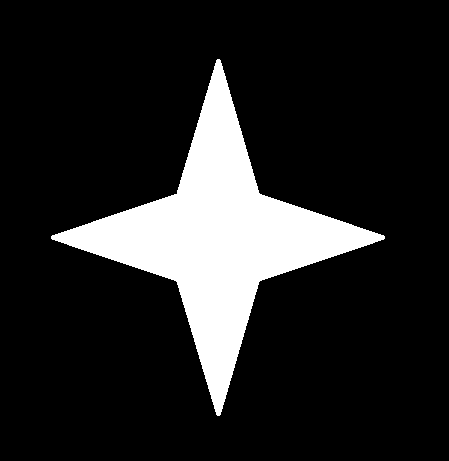
#> input picture images/star2.png, 449 x 461 px
$ jupyter execute Contours_More_Fuctions.ipynb
#> lines starting #> are read from the running program, lines starting #| are printed output that depends on the picture; after the words box and inside, x2 and y2 are one past the last pixel; in counts of white or black regions, pixels touching at a corner belong together; long printed decimals are rounded
Import libraries

[cell 1]
import cv2 as cv
import numpy as np
from matplotlib import pyplot as plt

1. Convexity Defects

[cell 2]
img = cv.imread('../../images/star2.png')
#> img is the input picture: shape (461, 449, 3); 14.7% white; 1 white region, box (x1, y1, x2, y2) and area: (51, 59, 385, 416) 30449
assert img is not None, "file could not be read, check with os.path.exists()"
img_gray = cv.cvtColor(img,cv.COLOR_BGR2GRAY)
#> img_gray: shape (461, 449); 14.7% white; 1 white region
ret,thresh = cv.threshold(img_gray, 127, 255,0)
contours,hierarchy = cv.findContours(thresh,2,1)
#> contours = 1 contour; box (x1, y1, x2, y2) and area: (51, 59, 385, 416) 29926
cnt = contours[0]
#> cnt = contour of 1045 points, box (x1, y1, x2, y2) (51, 59, 385, 416), area 29926
hull = cv.convexHull(cnt,returnPoints = False)
#> hull = [1043, 1042, 784, 782, 524, 523, 521, 520, 262, 260, 1, 0]
defects = cv.convexityDefects(cnt,hull)
#> defects = [[1, 260, 134, 16003], [262, 520, 388, 15828], [524, 782, 656, 15920], [784, 1042, 910, 15920]]
for i in range(defects.shape[0]):
 s,e,f,d = defects[i,0]
 start = tuple(cnt[s][0])
 end = tuple(cnt[e][0])
 far = tuple(cnt[f][0])
 cv.line(img,start,end,[0,255,0],2)
 cv.circle(img,far,5,[0,0,255],-1)
#> this loop made 4 passes
#> (s, e, f, d, start, end, far) on passes 1 to 4: (1, 260, 134, 16003, (216, 60), (51, 236), (177, 193)), (262, 520, 388, 15828, (51, 238), (216, 414), (177, 282)), (524, 782, 656, 15920, (220, 414), (384, 238), (258, 282)), (784, 1042, 910, 15920, (384, 236), (220, 60), (258, 192))
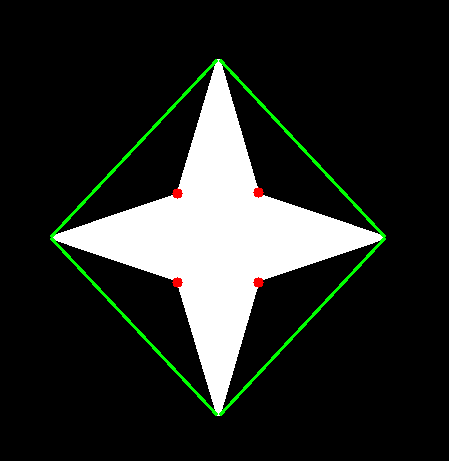
#> img: shape (461, 449, 3); 1.64% of pixels changed, all inside (x1, y1, x2, y2) = (50, 59, 386, 416)
plt.imshow(cv.cvtColor(img, cv.COLOR_BGR2RGB))
plt.title('Image'), plt.axis('off')
plt.show()

[cell 3]
img1 = cv.imread('../../images/star2.png', cv.IMREAD_GRAYSCALE)
img2 = cv.imread('../../images/star3.png', cv.IMREAD_GRAYSCALE)
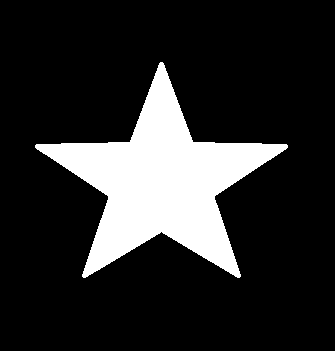
#> input picture images/star3.png, 335 x 351 px
#> img2: shape (351, 335); 17.1% white; 1 white region, box (x1, y1, x2, y2) and area: (35, 62, 288, 278) 20095
img3 = cv.imread('../../images/lightning.png',cv.IMREAD_GRAYSCALE)
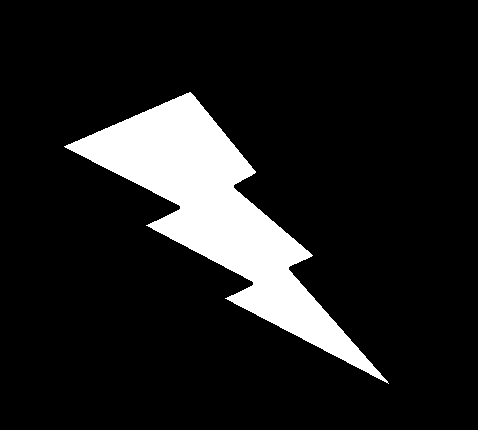
#> input picture images/lightning.png, 478 x 430 px
#> img3: shape (430, 478); 11.9% white; 1 white region

assert img1 is not None, "file could not be read, check with os.path.exists()"
assert img2 is not None, "file could not be read, check with os.path.exists()"
assert img3 is not None, "file could not be read, check with os.path.exists()"

ret, thresh = cv.threshold(img1, 127, 255,0)
ret, thresh2 = cv.threshold(img2, 127, 255,0)
ret, thresh3 = cv.threshold(img3, 127, 255,0)

contours,hierarchy = cv.findContours(thresh,2,1)
cnt1 = contours[0]
#> cnt1 has the same summary as cnt
contours,hierarchy = cv.findContours(thresh2,2,1)
#> contours = 1 contour; box (x1, y1, x2, y2) and area: (35, 62, 288, 278) 19685
cnt2 = contours[0]
#> cnt2 = contour of 818 points, box (x1, y1, x2, y2) (35, 62, 288, 278), area 19685
contours, hierarchy = cv.findContours(thresh3,2,1)
#> contours = 1 contour; box (x1, y1, x2, y2) and area: (64, 92, 389, 384) 24016
cnt3 = contours[0]
#> cnt3 = contour of 901 points, box (x1, y1, x2, y2) (64, 92, 389, 384), area 24016
rate = cv.matchShapes(cnt1,cnt1,1,0.0)
#> rate = 0
rate1 = cv.matchShapes(cnt1,cnt2,1,0.0)
#> rate1 = 0.138
rate2 = cv.matchShapes(cnt1,cnt3,1,0.0)
#> rate2 = 1.35

plt.subplot(131), plt.imshow(cv.cvtColor(img1, cv.COLOR_BGR2RGB))
plt.title('Image 1'), plt.axis('off')
plt.subplot(132), plt.imshow(cv.cvtColor(img2, cv.COLOR_BGR2RGB))
plt.title('Image 2'), plt.axis('off')

plt.subplot(133), plt.imshow(cv.cvtColor(img3, cv.COLOR_BGR2RGB))
plt.title('Image 3'), plt.axis('off')
plt.show()
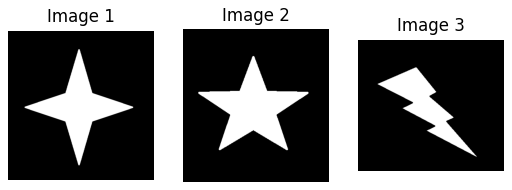
#> figure drawn by matplotlib, 3 panels
print('Matching Image 1 with itself =',rate)
#| Matching Image 1 with itself = 0.0
print('Matching Image 1 with Image 2 =',rate1 )
#| Matching Image 1 with Image 2 = 0.1378
print('Matching Image 1 with Image 3 =', rate2 )
#| Matching Image 1 with Image 3 = 1.348
